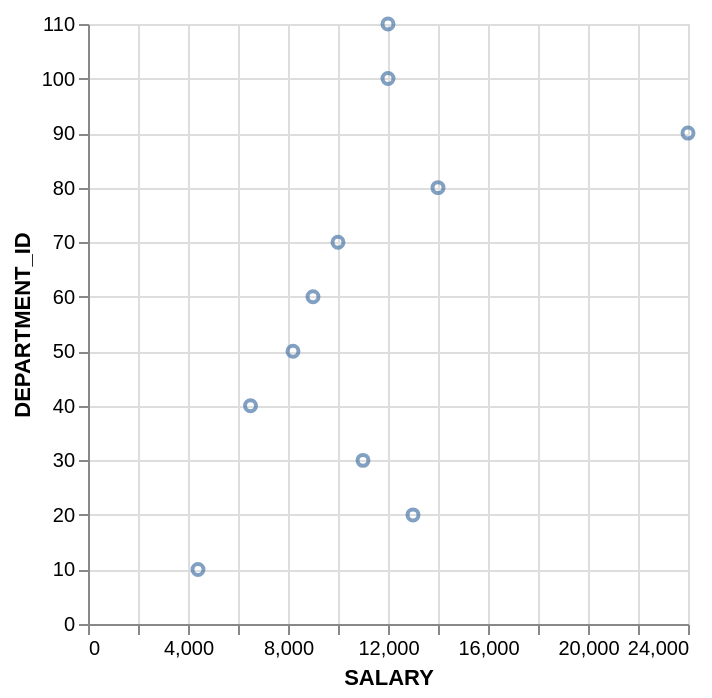

Write the Vega-Lite specification saved for this chart.
### Vega-Lite specification from a JSON file in a GitHub repository (floating-point values rounded to 4 significant figures)
{"data": {"values": [{"x_data": 24000, "y_data": 90}, {"x_data": 9000, "y_data": 60}, {"x_data": 12000, "y_data": 100}, {"x_data": 11000, "y_data": 30}, {"x_data": 8200, "y_data": 50}, {"x_data": 14000, "y_data": 80}, {"x_data": 4400, "y_data": 10}, {"x_data": 13000, "y_data": 20}, {"x_data": 6500, "y_data": 40}, {"x_data": 10000, "y_data": 70}, {"x_data": 12000, "y_data": 110}]}, "mark": "point", "encoding": {"x": {"field": "x_data", "type": "quantitative", "title": "SALARY"}, "y": {"field": "y_data", "type": "quantitative", "title": "DEPARTMENT_ID"}}}
